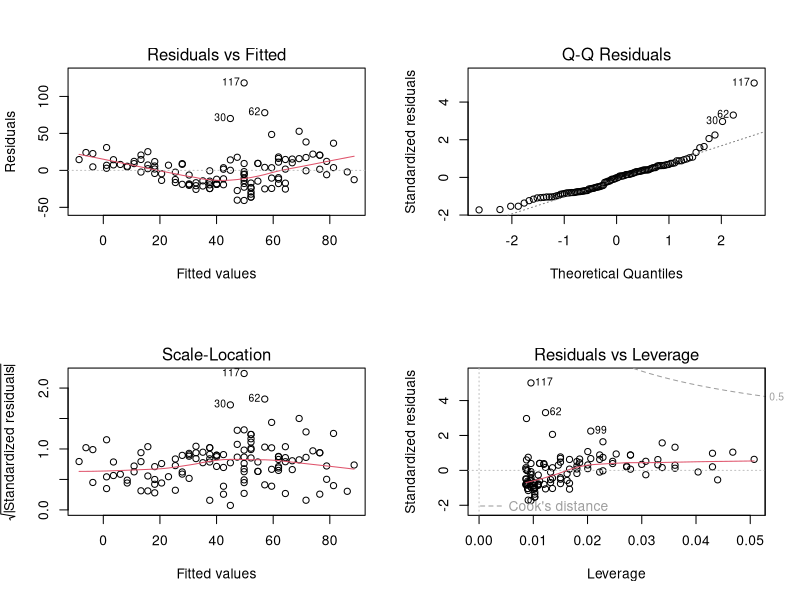
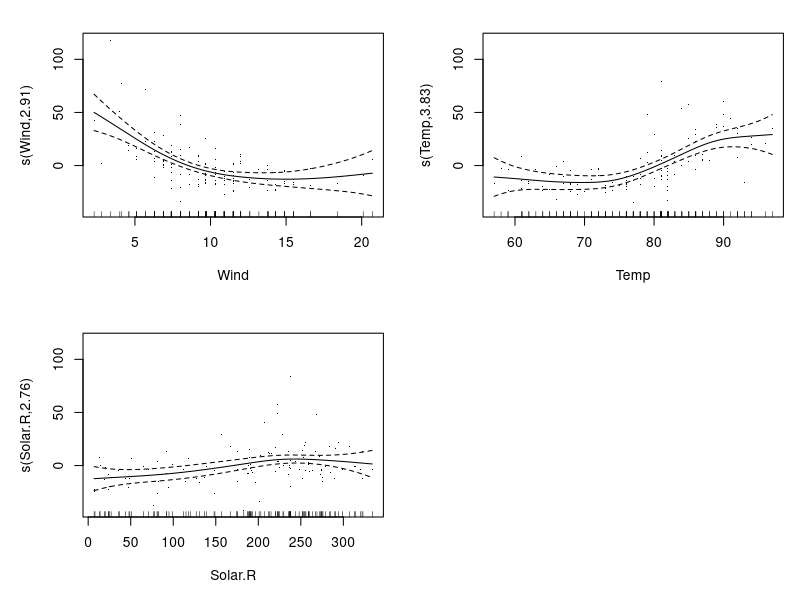
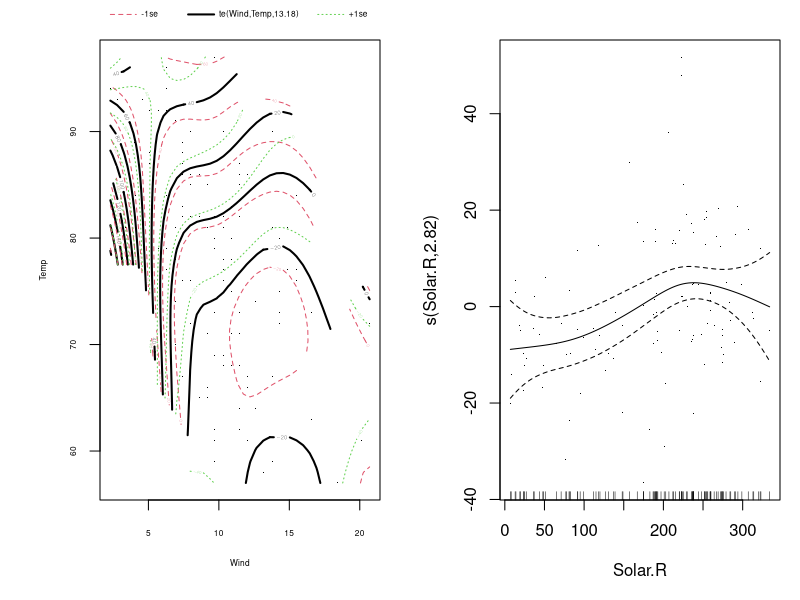
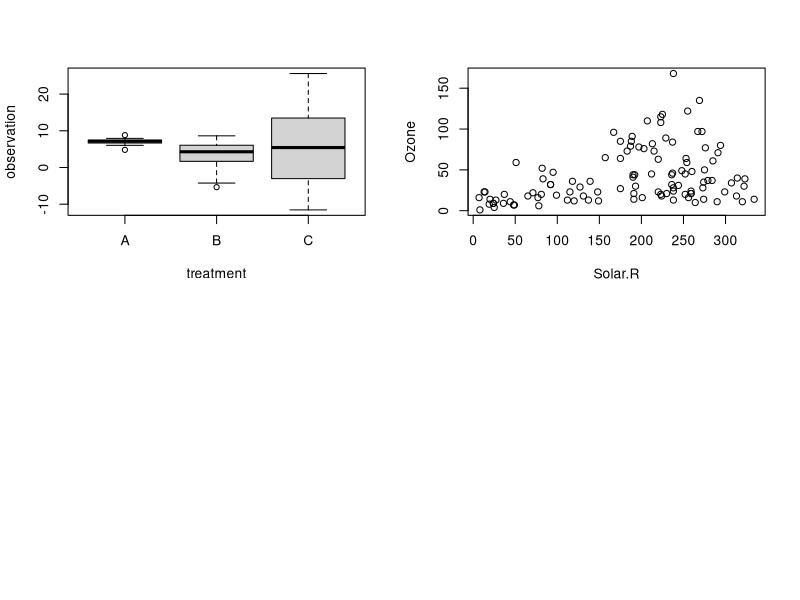

R code for these plots, in order:
## ---- chunk 1
fit = lm(Ozone ~ Temp , data = airquality)
par(mfrow = c(2, 2))
plot(fit)
## ---- chunk 2
library(mgcv)

fit = gam(Ozone ~ s(Wind) + s(Temp) + s(Solar.R) , data = airquality)
summary(fit)

plot(fit, pages = 1, residuals = T)
AIC(fit)
## ---- chunk 3
fit = lm(Ozone ~ Wind + Temp + Solar.R , data = airquality)
AIC(fit)
## ---- chunk 4
fit = gam(Ozone ~ te(Wind, Temp) + s(Solar.R) , data = airquality)
summary(fit)

plot(fit, pages = 1, residuals = T)
AIC(fit)
## ---- chunk 5
fit = gam(Ozone ~ Wind + s(Temp) + s(Solar.R) , data = airquality)
summary(fit)
## ---- chunk 6
set.seed(125)

data = data.frame(treatment = factor(rep(c("A", "B", "C"), each = 15)))
data$observation = c(7, 2 ,4)[as.numeric(data$treatment)] +
  rnorm( length(data$treatment), sd = as.numeric(data$treatment)^2 )
boxplot(observation ~ treatment, data = data)
## ---- chunk 7
fit = lm(observation ~ treatment, data = data)
#summary(fit)
summary(aov(fit))
## ---- chunk 8
library(nlme)

fit = gls(observation ~ treatment, data = data, weights = varIdent(form = ~ 1 | treatment))
summary(fit)
## ---- chunk 9
anova(fit)
## ---- chunk 10
library(glmmTMB)

fit = glmmTMB(observation ~ treatment, data = data, dispformula = ~ treatment)
## ---- chunk 11
summary(fit)
## ---- chunk 12
plot(Ozone ~ Solar.R, data = airquality)
